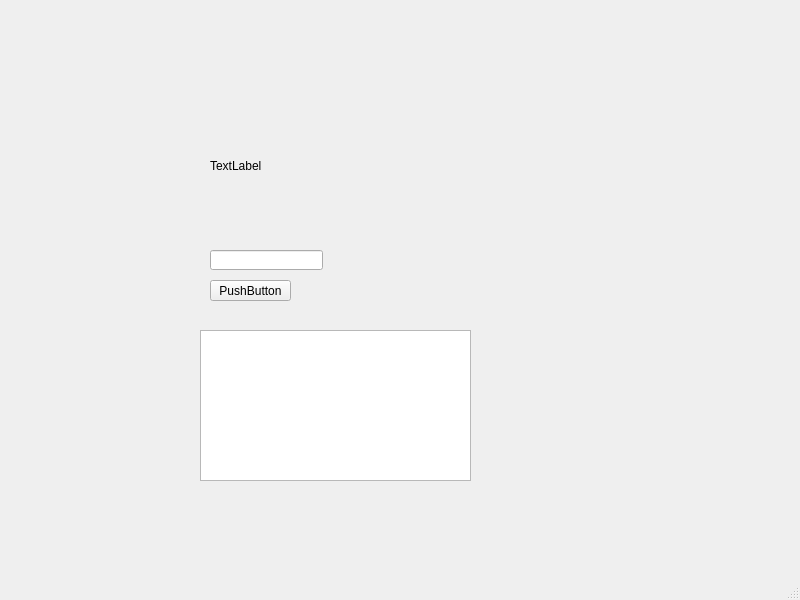
<?xml version="1.0" encoding="UTF-8"?>
<ui version="4.0">
 <class>MainWindow</class>
 <widget class="QMainWindow" name="MainWindow">
  <property name="geometry">
   <rect>
    <x>0</x>
    <y>0</y>
    <width>800</width>
    <height>600</height>
   </rect>
  </property>
  <property name="windowTitle">
   <string>MainWindow</string>
  </property>
  <widget class="QWidget" name="centralwidget">
   <widget class="QLabel" name="label">
    <property name="geometry">
     <rect>
      <x>210</x>
      <y>100</y>
      <width>261</width>
      <height>131</height>
     </rect>
    </property>
    <property name="text">
     <string>TextLabel</string>
    </property>
   </widget>
   <widget class="QTextEdit" name="textEdit">
    <property name="geometry">
     <rect>
      <x>200</x>
      <y>330</y>
      <width>271</width>
      <height>151</height>
     </rect>
    </property>
   </widget>
   <widget class="QLineEdit" name="lineEdit">
    <property name="geometry">
     <rect>
      <x>210</x>
      <y>250</y>
      <width>113</width>
      <height>20</height>
     </rect>
    </property>
   </widget>
   <widget class="QPushButton" name="pushButton">
    <property name="geometry">
     <rect>
      <x>210</x>
      <y>280</y>
      <width>81</width>
      <height>21</height>
     </rect>
    </property>
    <property name="text">
     <string>PushButton</string>
    </property>
   </widget>
  </widget>
  <widget class="QMenuBar" name="menubar">
   <property name="geometry">
    <rect>
     <x>0</x>
     <y>0</y>
     <width>800</width>
     <height>18</height>
    </rect>
   </property>
  </widget>
  <widget class="QStatusBar" name="statusbar"/>
 </widget>
 <resources/>
 <connections/>
</ui>
